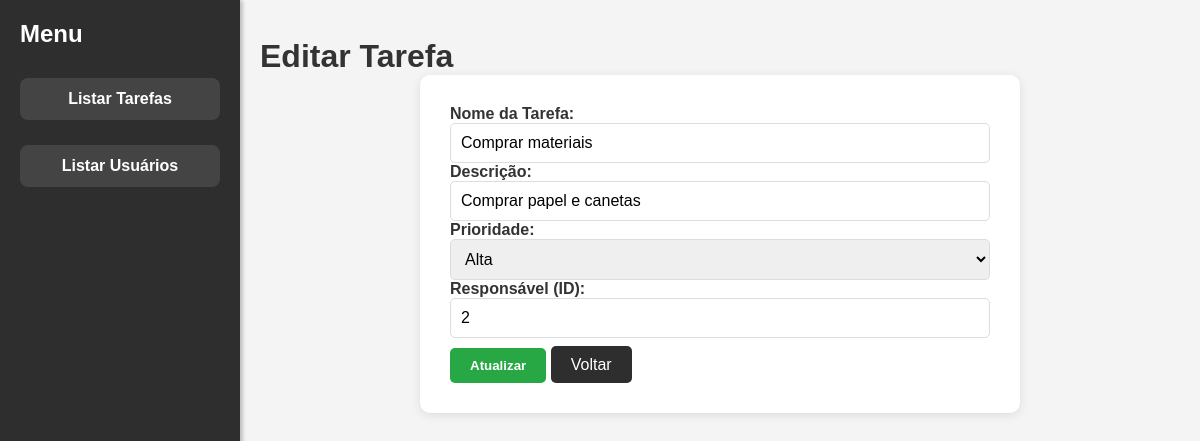
/?rota=editar-tarefa&id=1, run on the app's committed database.
### tables this page shows
CREATE TABLE tarefas (
        id INTEGER PRIMARY KEY AUTOINCREMENT,
        nome TEXT NOT NULL,
        prioridade TEXT NOT NULL,
        descricao TEXT,
        responsavel_id INTEGER,
        FOREIGN KEY (responsavel_id) REFERENCES responsaveis(id)
    );

### src/controllers/TarefaController.php (called while the page is built, shortened)
<?php
require_once __DIR__ . '/../models/TarefaModel.php';
class TarefaController
{
    private $model;
    public function __construct()
    {
        $this->model = new TarefaModel();
    }
    public function editar()
    {
        $id = $_GET['id'] ?? null;
        $tarefa = $this->model->buscarPorId($id);
        require __DIR__ . '/../../views/tarefas/editar.php';
    }
}

### src/models/TarefaModel.php (called while the page is built, shortened)
<?php
class TarefaModel
{
    protected $pdo;
    protected $table = 'tarefas';
    public function __construct()
    {
        $this->pdo = new PDO('sqlite:' . __DIR__ . '/../../database/database.sqlite');
        $this->pdo->setAttribute(PDO::ATTR_ERRMODE, PDO::ERRMODE_EXCEPTION);
    }
    public function buscarPorId($id)
    {
        $sql = "SELECT * FROM {$this->table} WHERE id = :id";
        $stmt = $this->pdo->prepare($sql);
        $stmt->execute([':id' => $id]);
        return $stmt->fetch(PDO::FETCH_ASSOC);
    }
}

### views/tarefas/editar.php (the view, shortened to what this page needs)
<!DOCTYPE html>
<html lang="pt-BR">
<head>
    <link rel="stylesheet" href="../../public/style.css">
</head>
<body>
<div class="container">
    <aside class="sidebar">
        <h2>Menu</h2>
        <nav>
            <a class="btn" href="?rota=usuarios">Listar Usuários</a>
            <a class="btn" href="?rota=tarefas">Listar Tarefas</a>
        </nav>
    </aside>
    <main class="main-content">
        <h1>Editar Tarefa</h1>
        <form method="POST">
            <label>Nome da Tarefa:</label>
            <input type="text" name="nome" value="<?= htmlspecialchars($tarefa['nome']) ?>" required>
            <label>Descrição:</label>
            <input type="text" name="descricao" value="<?= htmlspecialchars($tarefa['descricao']) ?>" required>
            <label>Prioridade:</label>
            <select name="prioridade" required>
                <option value="alta" <?= $tarefa['prioridade'] === 'alta' ? 'selected' : '' ?>>Alta</option>
            </select>
            <label>Responsável (ID):</label>
            <input type="number" name="responsavel_id" value="<?= htmlspecialchars($tarefa['responsavel_id']) ?>" required>
            <button type="submit">Atualizar</button>
            <a href="?rota=tarefas" class="btn-voltar">Voltar</a>
        </form>
    </main>
</div>
</body>
</html>

### public/style.css (style rules this page uses)
* { box-sizing: border-box; margin: 0; padding: 0; }
body, html { height: 100%; font-family: 'Arial', sans-serif; background-color: #f4f4f4; color: #333; }
.container { display: flex; height: 100vh; }
.sidebar { width: 20%; background-color: #2e2e2e; padding: 20px; color: white; box-shadow: 2px 0 5px rgba(0, 0, 0, 0.1); position: fixed; top: 0; bottom: 0; left: 0; display: flex; flex-direction: column; }
.sidebar h2 { margin-bottom: 20px; font-size: 1.5rem; font-weight: 600; }
.sidebar nav { display: flex; flex-direction: column; gap: 15px; }
.sidebar nav a.btn { display: block; padding: 12px 20px; background-color: #444; color: white; text-decoration: none; border-radius: 8px; font-weight: 600; text-align: center; transition: background-color 0.3s; }
.main-content { margin-left: 20%; width: 80%; padding: 20px; overflow-y: auto; }
button, a { padding: 10px 20px; background-color: #2e2e2e; color: white; text-decoration: none; border-radius: 5px; margin-top: 10px; transition: background-color 0.3s; }
form { background-color: white; border-radius: 10px; padding: 30px; box-shadow: 0 2px 10px rgba(0, 0, 0, 0.1); max-width: 600px; margin: 0 auto; }
form label { font-weight: bold; margin-bottom: 5px; }
form input, form select, form textarea { width: 100%; padding: 10px; font-size: 1rem; border-radius: 5px; border: 1px solid #ddd; }
form button[type="submit"] { background-color: #28a745; color: white; padding: 10px 20px; border-radius: 5px; font-weight: bold; cursor: pointer; border: none; width: auto; transition: background-color 0.3s; }

### data on the page
tarefas: nome "Comprar materiais", descricao "Comprar papel e canetas", prioridade "Alta", responsavel_id "2"
